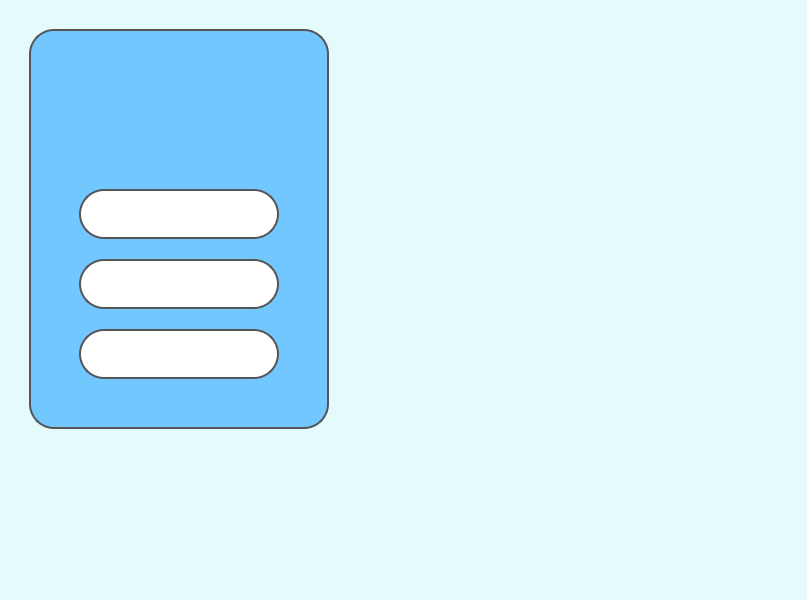
<?xml version="1.0" encoding="UTF-8"?>
<ui version="4.0">
 <class>MainWindow</class>
 <widget class="QMainWindow" name="MainWindow">
  <property name="geometry">
   <rect>
    <x>0</x>
    <y>0</y>
    <width>807</width>
    <height>600</height>
   </rect>
  </property>
  <property name="windowTitle">
   <string>MainWindow</string>
  </property>
  <property name="styleSheet">
   <string notr="true">background-color: rgb(228, 250, 251);</string>
  </property>
  <widget class="QWidget" name="centralwidget">
   <widget class="QWidget" name="widget" native="true">
    <property name="geometry">
     <rect>
      <x>29</x>
      <y>29</y>
      <width>300</width>
      <height>400</height>
     </rect>
    </property>
    <property name="styleSheet">
     <string notr="true">QWidget{
	background-color: rgb(114, 199, 255);
    border-radius: 25px;
    border: 2px solid #555555; /* Viền màu xám, dày 2px */
}</string>
    </property>
    <widget class="QPushButton" name="pushButton_10">
     <property name="geometry">
      <rect>
       <x>90</x>
       <y>10</y>
       <width>120</width>
       <height>120</height>
      </rect>
     </property>
     <property name="styleSheet">
      <string notr="true">QPushButton{
	border: rgb(114, 199, 255);
}</string>
     </property>
     <property name="text">
      <string/>
     </property>
     <property name="icon">
      <iconset>
       <normaloff>../ASSETS/Profile icon.png</normaloff>../ASSETS/Profile icon.png</iconset>
     </property>
     <property name="iconSize">
      <size>
       <width>100</width>
       <height>100</height>
      </size>
     </property>
     <property name="flat">
      <bool>true</bool>
     </property>
    </widget>
    <widget class="QTextEdit" name="textEdit">
     <property name="geometry">
      <rect>
       <x>50</x>
       <y>160</y>
       <width>200</width>
       <height>50</height>
      </rect>
     </property>
     <property name="styleSheet">
      <string notr="true">QTextEdit{
	background-color: #ffffff;
	padding-left: 10px;        /* Đệm trái để chữ không sát mép */
    padding-right: 10px;       /* Đệm phải */
    color: black;              /* Màu chữ */

}

/* Hiệu ứng khi bấm chuột vào */
QTextEdit:focus {
    border: 1px solid #00aaff; /* Đổi màu viền sang xanh dương */
}

</string>
     </property>
    </widget>
    <widget class="QTextEdit" name="textEdit_2">
     <property name="geometry">
      <rect>
       <x>50</x>
       <y>230</y>
       <width>200</width>
       <height>50</height>
      </rect>
     </property>
     <property name="styleSheet">
      <string notr="true">QTextEdit{
	background-color: #ffffff;
	padding-left: 10px;        /* Đệm trái để chữ không sát mép */
    padding-right: 10px;       /* Đệm phải */
    color: black;              /* Màu chữ */

}

/* Hiệu ứng khi bấm chuột vào */
QTextEdit:focus {
    border: 1px solid #00aaff; /* Đổi màu viền sang xanh dương */
}

</string>
     </property>
    </widget>
    <widget class="QTextEdit" name="textEdit_3">
     <property name="geometry">
      <rect>
       <x>50</x>
       <y>300</y>
       <width>200</width>
       <height>50</height>
      </rect>
     </property>
     <property name="styleSheet">
      <string notr="true">QTextEdit{
	background-color: #ffffff;
	padding-left: 10px;        /* Đệm trái để chữ không sát mép */
    padding-right: 10px;       /* Đệm phải */
    color: black;              /* Màu chữ */

}

/* Hiệu ứng khi bấm chuột vào */
QTextEdit:focus {
    border: 1px solid #00aaff; /* Đổi màu viền sang xanh dương */
}

</string>
     </property>
    </widget>
    <widget class="QLineEdit" name="lineEdit">
     <property name="geometry">
      <rect>
       <x>80</x>
       <y>130</y>
       <width>113</width>
       <height>22</height>
      </rect>
     </property>
     <property name="styleSheet">
      <string notr="true">QLineEdit{
	border: rgb(85, 170, 255);
}</string>
     </property>
     <property name="text">
      <string/>
     </property>
    </widget>
   </widget>
  </widget>
  <widget class="QStatusBar" name="statusbar"/>
 </widget>
 <resources/>
 <connections/>
</ui>
